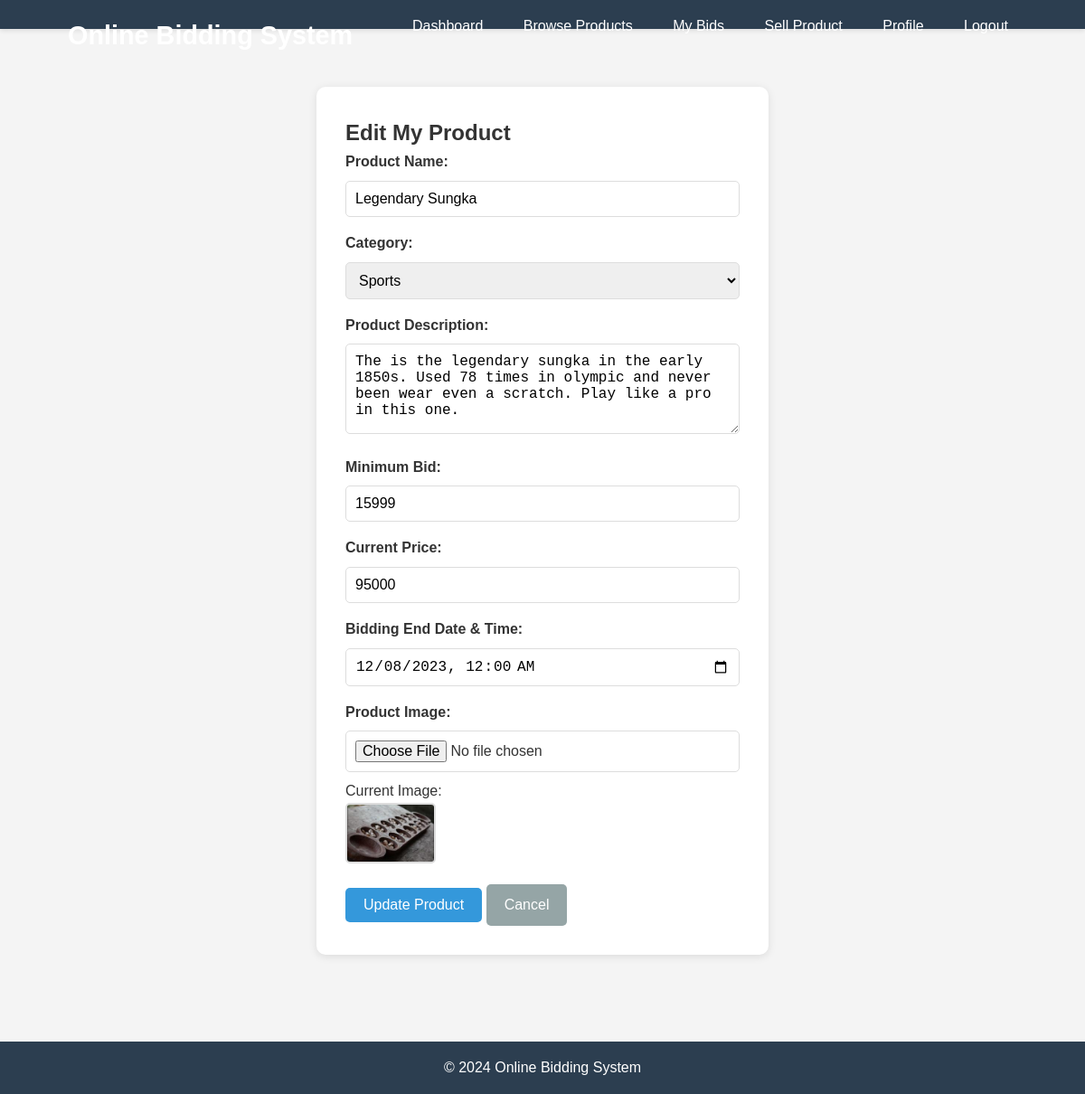
Screenshot of /client/edit_product.php?id=61 (signed in) with the database file from the repository.
### tables this page shows
CREATE TABLE `products` (
  `id` int(30) NOT NULL,
  `productOwner` varchar(50) NOT NULL,
  `productStatus` varchar(20) NOT NULL,
  `productName` varchar(100) NOT NULL,
  `category` varchar(50) NOT NULL,
  `itemDesc` text NOT NULL,
  `bidCount` int(11) NOT NULL,
  `minimumBid` double NOT NULL,
  `productPrice` double NOT NULL,
  `productEnd` datetime NOT NULL,
  `productImgLoc` varchar(255) NOT NULL,
  `datePosted` datetime NOT NULL DEFAULT current_timestamp()
);

### client/edit_product.php (the view, shortened to what this page needs)
<?php
include '../config.php';
$user_id = $_SESSION['user_id'];
$product_id = $_GET['id'] ?? 0;
$product_query = "SELECT * FROM products WHERE id = $product_id AND productOwner = $user_id";
$product_result = $conn->query($product_query);
$product = $product_result->fetch_assoc();
?>
<!DOCTYPE html>
<html lang="en">
<head>
    <link rel="stylesheet" href="../css/style.css">
</head>
<body>
    <header>
        <div class="container">
            <h1>Online Bidding System</h1>
            <nav>
                <ul>
                    <li><a href="dashboard.php">Dashboard</a></li>
                    <li><a href="products.php">Browse Products</a></li>
                    <li><a href="my_bids.php">My Bids</a></li>
                    <li><a href="add_product.php">Sell Product</a></li>
                    <li><a href="profile.php">Profile</a></li>
                    <li><a href="../logout.php">Logout</a></li>
                </ul>
            </nav>
        </div>
    </header>
    <main>
        <div class="container">
            <div class="auth-form">
                <h2>Edit My Product</h2>
                <form method="POST" action="" enctype="multipart/form-data">
                    <div class="form-group">
                        <label for="productName">Product Name:</label>
                        <input type="text" id="productName" name="productName" value="<?php echo $product['productName']; ?>" required>
                    </div>
                    <div class="form-group">
                        <label for="category">Category:</label>
                        <select id="category" name="category" required>
                            <?php
                            $categories = $conn->query("SELECT * FROM categories");
                            while($cat = $categories->fetch_assoc()) {
                                $selected = ($cat['title'] == $product['category']) ? 'selected' : '';
                                echo '<option value="' . $cat['title'] . '" ' . $selected . '>' . $cat['title'] . '</option>';
                            }
                            ?>
                        </select>
                    </div>
                    <div class="form-group">
                        <label for="itemDesc">Product Description:</label>
                        <textarea id="itemDesc" name="itemDesc" required><?php echo $product['itemDesc']; ?></textarea>
                    </div>
                    <div class="form-group">
                        <label for="minimumBid">Minimum Bid:</label>
                        <input type="number" id="minimumBid" name="minimumBid" value="<?php echo $product['minimumBid']; ?>" step="0.01" required>
                    </div>
                    <div class="form-group">
                        <label for="productPrice">Current Price:</label>
                        <input type="number" id="productPrice" name="productPrice" value="<?php echo $product['productPrice']; ?>" step="0.01" required>
                    </div>
                    <div class="form-group">
                        <label for="productEnd">Bidding End Date & Time:</label>
                        <input type="datetime-local" id="productEnd" name="productEnd" value="<?php echo date('Y-m-d\TH:i', strtotime($product['productEnd'])); ?>" required>
                    </div>
                    <div class="form-group">
                        <label for="productImage">Product Image:</label>
                        <input type="file" id="productImage" name="productImage" accept="image/*">
                        <?php if($product['productImgLoc']): ?>
                            <div class="current-image">
                                <p>Current Image:</p>
                                <img src="../<?php echo $product['productImgLoc']; ?>" alt="Current product image" width="100">
                            </div>
                        <?php endif; ?>
                    </div>
                    <button type="submit" class="btn btn-primary">Update Product</button>
                    <a href="my_products.php" class="btn btn-secondary">Cancel</a>
                </form>
            </div>
        </div>
    </main>
    <footer>
        <div class="container">
            <p>&copy; 2024 Online Bidding System</p>
        </div>
    </footer>
</body>
</html>

### css/style.css (style rules this page uses)
* { margin: 0; padding: 0; box-sizing: border-box; }
body { font-family: 'Arial', sans-serif; line-height: 1.6; color: #333; background-color: #f4f4f4; }
.container { width: 90%; max-width: 1200px; margin: 0 auto; padding: 0 15px; }
header { background: #2c3e50; color: white; padding: 1rem 0; box-shadow: 0 2px 5px rgba(0,0,0,0.1); }
header h1 { float: left; font-size: 1.8rem; }
nav ul { float: right; list-style: none; }
nav ul li { display: inline-block; margin-left: 20px; }
nav ul li a { color: white; text-decoration: none; padding: 5px 10px; border-radius: 3px; transition: background 0.3s; }
main { padding: 2rem 0; min-height: calc(100vh - 140px); }
.btn { display: inline-block; padding: 10px 20px; text-decoration: none; border-radius: 5px; border: none; cursor: pointer; font-size: 1rem; transition: all 0.3s ease; }
.btn-primary { background: #3498db; color: white; }
.btn-secondary { background: #95a5a6; color: white; }
.auth-form { max-width: 500px; margin: 2rem auto; padding: 2rem; background: white; border-radius: 10px; box-shadow: 0 2px 10px rgba(0,0,0,0.1); }
.form-group { margin-bottom: 1rem; }
.form-group label { display: block; margin-bottom: 0.5rem; font-weight: bold; }
.form-group input, .form-group textarea, .form-group select { width: 100%; padding: 10px; border: 1px solid #ddd; border-radius: 5px; font-size: 1rem; }
.form-group textarea { height: 100px; resize: vertical; }
footer { background: #2c3e50; color: white; text-align: center; padding: 1rem 0; margin-top: 2rem; }
.current-image { margin-top: 0.5rem; }
.current-image img { border: 2px solid #ddd; border-radius: 5px; }

### rows the page displays
products: productName "Legendary Sungka", itemDesc "The is the legendary sungka in the early 1850s. Used 78 times in olympic and never been wear even a scratch. Play like a pro in this one.", minimumBid "15999", productPrice "95000", productEnd "12/08/2023 00:00", productImgLoc (picture)

### other values shown
form field category "Sports"
